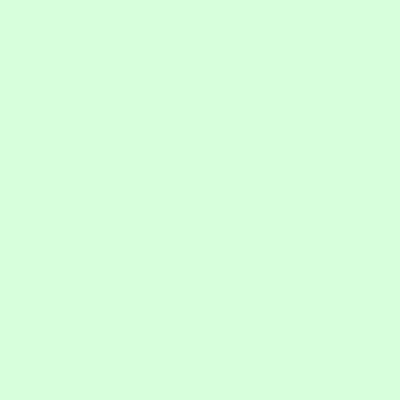
Frame 1 (no input)
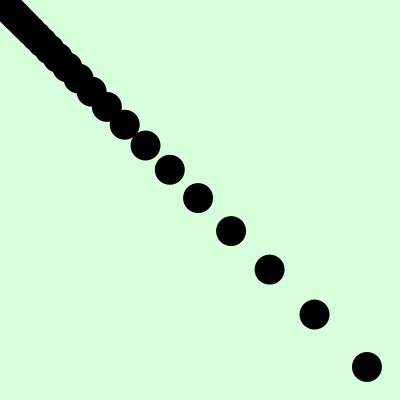
Frame 60 (the mouse pressed at the canvas centre just before this capture)
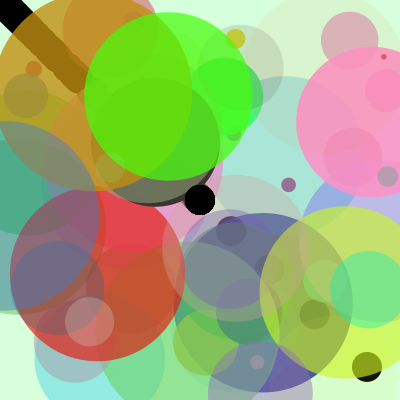
Frame 120 (the mouse held since frame 60 and released just before this capture)

The Processing sketch that drew these frames (run headless with seeded random() and noise(); from frame 60 on, the mouse is pressed at the canvas centre):

// Processing sketch: processing_55521
// ── processing_55521.pde

/* Keya Vadgama
YSDN 
Winter 2012
Reference: http://www.openprocessing.org/sketch/50651
*/
float kv;
float x;
float y;
 
float r;// colors for bubbles when mouse is clicked
float g;
float b;
float a;
 
float ktv;
float w;
float z;

float dotX = 2000;
float dotY = 2000;

float R;// colors for mirroring circles
float G;
float B;
 
void setup ()
{
  size (400, 400);
  background (215, 255, 220);
  smooth ();
  frameRate (30);
  kv = 200;
  x = 120;
  y = 200;
}
 
void draw ()
{
   if (mousePressed) { //if mouse is pressed randomly sized and coloured circles will appear
     r = random (255);
     g = random (255);
     b = random (255);;
     a = random (255);
     ktv = random (200);
     w = random (width);
     z = random (height);
     noStroke ();
     fill (r, g, b, a);
     ellipse (w, z, ktv, ktv);
   }
 
     R = (255);
     G = (0);
     B = (255);
     noStroke();
  
      dotX = (mouseX-dotX)/7 + dotX;//black and white dotted paths will follow mouse movements and mirror eachother
      dotY = (mouseY-dotY)/7 + dotY;
      fill(R);
      ellipse(dotX,dotY,20,20);
      fill(G);
      ellipse(dotY,dotX,30,30);
        
}

void keyPressed (){ //when space bar is pressed background clears to this color and restarts animation
  if (key == ' ');
  {
   background (215, 255, 220);
  } 
}
  
